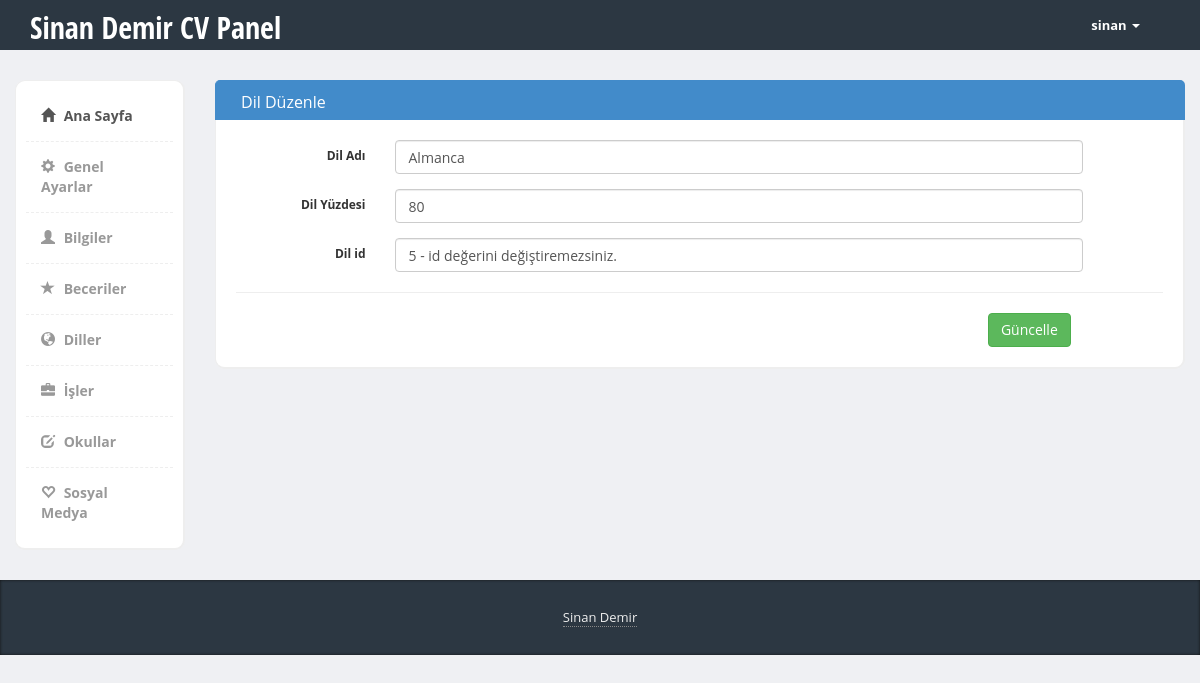
Page /admin/dil-duzenle.php?dilduzenleid=5 (signed in) on the committed database.
### tables this page shows
CREATE TABLE `ayarlar` (
  `site_id` int(11) NOT NULL,
  `site_title` varchar(255) NOT NULL,
  `site_url` varchar(255) NOT NULL,
  `site_keyw` varchar(255) NOT NULL,
  `site_desc` varchar(255) NOT NULL,
  `site_footer` varchar(255) NOT NULL,
  `site_renk` varchar(255) NOT NULL
);

CREATE TABLE `dil` (
  `dil_id` int(11) NOT NULL,
  `dil_ad` varchar(255) NOT NULL,
  `dil_yuzde` varchar(255) NOT NULL
);

### config.php (called while the page is built, shortened)
<?php
try {
    $db = new PDO("mysql:host=localhost;dbname=cv;charset=utf8", "root","");
}catch (PDOException $a)
{
    echo 'Veritabanı bağlantısı kurulamadı'.$a->getMessage();
}
$ayarlar = $db->prepare("SELECT * FROM ayarlar");
$ayarlar->execute();
$ayarcek = $ayarlar->fetch(PDO::FETCH_OBJ);

### admin/dil-duzenle.php (the view)
<?php include "header.php"; ?>
    <div class="page-content">
        <div class="row">
            <?php include "sidebar.php"; ?>
            <div class="col-md-10">
                <div class="row">
                    <div class="col-md-12 panel-primary">
                        <div class="content-box-header panel-heading">
                            <div class="panel-title ">Dil Düzenle</div>
                        </div>
                        <div class="content-box-large box-with-header">
                            <?php
                            if (isset($_GET['dilduzenleid'])) {
                                $id = $_GET['dilduzenleid'];
                                $beca = $db->prepare("SELECT * FROM dil WHERE dil_id=?");
                                $beca->execute(array($id));
                                $becacek = $beca->fetch(PDO::FETCH_OBJ);
                            }
                            ?>
                            <div class="tab-pane active" id="tab1">
                                <form class="form-horizontal" action="islem.php" method="post" role="form">
                                    <div class="form-group">
                                        <label for="inputEmail3" class="col-sm-2 control-label">Dil Adı</label>
                                        <div class="col-sm-9">
                                            <input type="text" name="dil_ad" class="form-control"
                                                   value="<?php echo $becacek->dil_ad; ?>">
                                        </div>
                                    </div>
                                    <div class="form-group">
                                        <label for="inputPassword3" class="col-sm-2 control-label">Dil Yüzdesi</label>
                                        <div class="col-sm-9">
                                            <input type="text" name="dil_yuzde" class="form-control"
                                                   value="<?php echo $becacek->dil_yuzde; ?>">
                                        </div>
                                    </div>
                                    <div class="form-group">
                                        <label for="inputPassword3" class="col-sm-2 control-label">Dil id</label>
                                        <div class="col-sm-9">
                                            <input type="text" name="dil_id" class="form-control"
                                                   value="<?php echo $becacek->dil_id; ?> - id değerini değiştiremezsiniz.">
                                        </div>
                                    </div>
                                    <hr>
                                    <div class="col-md-11">
                                        <button name="dil-duzenle" class="btn btn-success pull-right">Güncelle</button>
                                    </div>
                                </form>
                            </div>
                            <br/><br/>
                        </div>
                    </div>
                </div>
            </div>
        </div>
    </div>
<?php include "footer.php"; ?>

### admin/header.php (shortened to what this page needs)
<?php include '../config.php';
?>
<!DOCTYPE html>
<html>
<head>
    <link href="bootstrap/css/bootstrap.min.css" rel="stylesheet">
    <link href="css/styles.css" rel="stylesheet">
</head>
<body>
<div class="header">
    <div class="container">
        <div class="row">
            <div class="col-md-5">
                <div class="logo">
                    <h1 class="pull-left" ><a href="index.php"><?php echo $ayarcek->site_title; ?> Panel</a></h1>
                </div>
            </div>
            <div class="col-md-2 pull-right">
                <div class="navbar navbar-inverse" role="banner">
                    <nav class="collapse navbar-collapse bs-navbar-collapse navbar-right" role="navigation">
                        <ul class="nav navbar-nav">
                            <li class="dropdown">
                                <a href="#" class="dropdown-toggle" data-toggle="dropdown"><?php echo $_SESSION['admin_kadi']; ?> <b class="caret"></b></a>
                            </li>
                        </ul>
                    </nav>
                </div>
            </div>
        </div>
    </div>
</div>

### admin/css/styles.css (style rules this page uses)
body { font-family: 'Open Sans', sans-serif; background-color: #f7f7f7; position: relative; margin: 0px; font-size: 12px; padding: 0px; }
.page-content > .row { margin-left: 0px !important; margin-right: 0px !important; margin-top: 30px; }
.header { height:50px; background-color: #2c3742; }
.header .logo h1 { font-size:30px; margin:0px; padding:10px 0px; }
.header .logo h1 a { color:#fff; font-family: 'Open Sans Condensed', sans-serif; }
.header .navbar * { box-shadow:none !important; }
.header .navbar { background:none !important; border:0px !important; }
.header .navbar .nav > li > a { color:#fff !important; font-size:13px !important; border-bottom:0px !important; margin-top:0px !important; font-weight:bold; }
.header .navbar-collapse { border:0px !important; }
.header .navbar-nav .caret { border-top-color:#fff !important; border-bottom-color:#fff !important; }
.content-box, .content-box-large { margin-bottom:30px; background:#fff; border-radius:10px; padding:10px; border-left:1px solid #eee; border-top:1px solid #eee; border-right:2px solid #eee; border-bottom:2px solid #eee; }
.content-box-large { padding: 20px; }
.box-with-header { border-top: none; border-top-left-radius:0px; border-top-right-radius:0px; }
.content-box-header { min-height: 40px; font-size: 16px; background:#f5f5f5; border-top-left-radius:5px; border-top-right-radius:5px; padding:10px; border-left:1px solid #eee; border-top:1px solid #eee; border-right:2px solid #eee; }
.content-box-header:after { clear:both; }
body { background-color: #eff0f3; }
.panel-heading>.panel-title, .content-box-header .panel-title { float: left; padding: 10px 15px; padding-top: 0px; }

### rows in the picture
ayarlar: site_title "Sinan Demir CV"
dil: dil_ad "Almanca", dil_yuzde "80", dil_id "5 - id değerini değiştiremezsiniz."

### other values in the picture
$_SESSION['admin_kadi'] "sinan"
